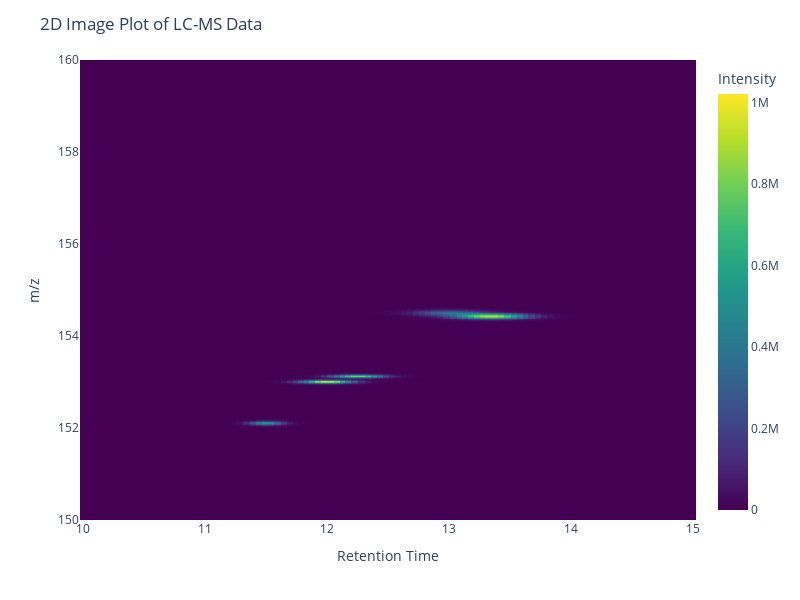

Notebook cell for this chart:
### Markdown cell above
**6. Plot Results**

### Code cell
from scipy.interpolate import interp1d

def plot_heatmap_from_irregular_data(df, title="Interpolated mz Heatmap", zoom=False, mz_points=1000):
    # Step 1: Get rt values
    rt_values = df["rt"].values
    # rt_values_edge = np.linspace(rt_values.min(), rt_values.max(), 1000)

    # Step 2: Define a common mz grid over full range
    all_mz = np.concatenate(df["mz"].values)
    mz_min, mz_max = all_mz.min(), all_mz.max()
    common_mz = np.linspace(mz_min, mz_max, mz_points)

    # Step 3: Interpolate each mz-intensity pair to the common mz grid
    interpolated_matrix = []
    for mz, intensity in zip(df["mz"], df["intensities"]):
        mz = np.array(mz)
        intensity = np.array(intensity).flatten()  # <- flatten here

        interp = interp1d(mz, intensity, kind='linear', bounds_error=False, fill_value=0)
        interpolated_intensity = interp(common_mz)
        interpolated_matrix.append(interpolated_intensity)

    intensity_matrix = np.array(interpolated_matrix)
    intensity_matrix = intensity_matrix.T  # Transpose to have rt as rows and mz as columns
    
    # print("Rt and mz length: ", len(rt_edges), len(mz_edges))
    print("Heatmap size: ", intensity_matrix.shape)

    # Step 4: Plot heatmap
    plt.figure(figsize=(12, 5))
    plt.imshow(intensity_matrix,
        extent=[rt_values[0], rt_values[-1], common_mz[-1], common_mz[0]],
        aspect='auto',
        cmap='viridis')
    plt.colorbar(label='Intensity')
    plt.xlabel('Retention Time (min)')
    plt.ylabel('mz (Da)')
    plt.title(title)

    # Optional zoom
    if zoom:
        plt.xlim(zoom.get('xlim', (rt_values[0], rt_values[-1])))
        plt.ylim(zoom.get('ylim', (common_mz[0], common_mz[-1])))

    plt.show()
    
    fig = px.imshow(
        intensity_matrix,
        origin='lower',
        aspect='auto',
        labels=dict(x="Retention Time", y="m/z", color="Intensity"),
        x=rt_values,
        y=common_mz,
        color_continuous_scale="Viridis"
    )
    fig.update_layout(title="2D Image Plot of LC-MS Data",
        width=800,       # ← set your desired width in pixels
        height=600)
    fig.show()


plot_heatmap_from_irregular_data(df=grid_gaussians)

### Figure 1 — Plotly figure (JSON) as saved in the notebook; plotly's stock layout.template omitted (floating-point values rounded to 4 significant figures; data arrays with more than 128 entries replaced by an {"elided": "..."} marker saying what was removed)
{"data": [{"coloraxis": "coloraxis", "hovertemplate": "Retention Time: %{x}<br>m/z: %{y}<br>Intensity: %{z}<extra></extra>", "name": "0", "type": "heatmap", "x": [10.0, 10.06, 10.11, 10.16, 10.22, 10.27, 10.32, 10.36, 10.41, 10.46, 10.52, 10.57, 10.61, 10.67, 10.73, 10.77, 10.82, 10.88, 10.94, 11.0, 11.05, 11.09, 11.14, 11.19, 11.23, 11.28, 11.34, 11.39, 11.44, 11.49, 11.54, 11.59, 11.64, 11.7, 11.74, 11.79, 11.83, 11.87, 11.93, 11.97, 12.03, 12.07, 12.13, 12.17, 12.22, 12.28, 12.33, 12.39, 12.43, 12.48, 12.53, 12.58, 12.63, 12.67, 12.73, 12.78, 12.82, 12.88, 12.92, 12.98, 13.04, 13.09, 13.13, 13.18, 13.23, 13.27, 13.32, 13.37, 13.42, 13.48, 13.53, 13.58, 13.62, 13.68, 13.73, 13.78, 13.83, 13.89, 13.94, 13.99, 14.05, 14.1, 14.14, 14.2, 14.26, 14.3, 14.35, 14.39, 14.44, 14.49, 14.55, 14.6, 14.64, 14.68, 14.74, 14.79, 14.84, 14.9, 14.95, 15.0], "xaxis": "x", "y": {"elided": "1000 float values"}, "yaxis": "y", "z": {"elided": "1000x100 float values"}}], "layout": {"coloraxis": {"colorbar": {"title": {"text": "Intensity"}}, "colorscale": [[0, "#440154"], [0.1111, "#482878"], [0.2222, "#3e4989"], [0.3333, "#31688e"], [0.4444, "#26828e"], [0.5556, "#1f9e89"], [0.6667, "#35b779"], [0.7778, "#6ece58"], [0.8889, "#b5de2b"], [1, "#fde725"]]}, "height": 600, "margin": {"t": 60}, "title": {"text": "2D Image Plot of LC-MS Data"}, "width": 800, "xaxis": {"anchor": "y", "domain": [0, 1], "title": {"text": "Retention Time"}}, "yaxis": {"anchor": "x", "autorange": true, "domain": [0, 1], "title": {"text": "m/z"}}}}
